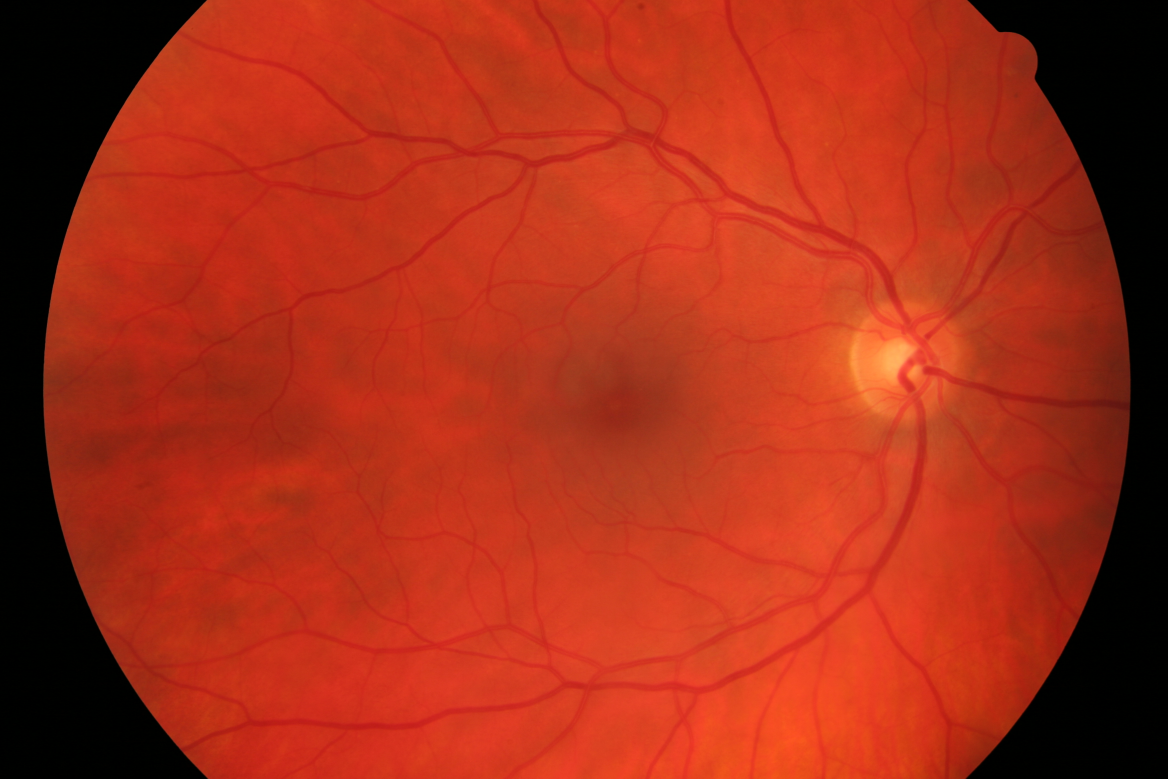
#> input picture 01_g.jpg, 3504 x 2336 px (shown at 1/3 size)
$ jupyter execute VCDR.ipynb
#> lines starting #> are read from the running program, lines starting #| are printed output that depends on the picture; after the words box and inside, x2 and y2 are one past the last pixel; in counts of white or black regions, pixels touching at a corner belong together
[cell 1]
import cv2
import numpy as np
from matplotlib import pyplot as plt

[cell 2]
class GlaucomaIdentifier:
    def __init__(self, img, discDiameter=1, cupDiameter=0):
        self.image = img
        self.discDiameter = discDiameter
        self.cupDiameter = cupDiameter

    def getYComponent(self,pixel):
        #Converts RGB pixel to YCrcb and gets the Y component
        #@param pixel
        #@return Y component of the pixel
        blue, green, red = pixel
        #print("pixel"+str(pixel))
        yComponent = ( (red*0.299) + (green*0.587) + (blue*0.144) )
        #print(yComponent)
        return yComponent

    def getVCDR(self):
        #Calculates Vertical Cup to Disc ratio (VCDR)
        #@return VCDR
        vcdr = float(self.cupDiameter) / float(self.discDiameter)
        vcdr = np.around(vcdr * 100.00)/100.00
        return vcdr

    def getCupImage(self):
        #Segments cup region, changing all its pixels to black and calculates cup diameter
        #@return Image with cup region segmented
        cupImage = GlaucomaIdentifier(np.copy(self.image))
        minCup = 99999
        maxCup = -1
        height, width, _ = cupImage.image.shape

        for j in range(height):
            for i in range(width):
                if(cupImage.getYComponent(cupImage.image[j][i]) > 200):
                    #print("yeah")
                    cupImage.image[j][i] = (0,0,0)
                    if(j < minCup):
                        minCup = j
                    if(j > maxCup):
                        maxCup = j
                    #print(cupImage.image[j][i])
        #cv2.imshow("cupImage",cupImage.image)
        print("Max cup = " + str(maxCup) +", Min Cup = "+ str(minCup))
        self.cupDiameter = maxCup - minCup
        return cupImage.image

    def getDiscImage(self):
        #Segments disc region, changing all its pixels to white and the others to black, and calculates cup diameter
        #@return Image with disc region segmented
        discImage = GlaucomaIdentifier(np.copy(self.image))
        minDisc = 99999
        maxDisc = -1
        height, width, _ = discImage.image.shape

        for j in range(height):
            for i in range(width):
                if(discImage.image[j][i][2] >= 230):
                    #print("yeah")
                    discImage.image[j][i] = (255,255,255)
                    if(j < minDisc):
                        minDisc = j
                    if(j > maxDisc):
                        maxDisc = j
                    #print(cupImage.image[j][i])
                else:
                    discImage.image[j][i] = (0,0,0)
        #cv2.imshow("cupImage",cupImage.image)
        print("Max Disc = " + str(maxDisc) +", Min Disc = "+ str(minDisc))
        self.cupDiameter = maxDisc - minDisc
        return discImage.image

    def getCupToDiscImage(self):
        cupDiscImage = np.copy(self.getDiscImage())
        cupImage = np.copy(self.getCupImage())
        height, width,_ = cupDiscImage.shape

        for j in range(height):
            for i in range(width):
                if(np.any(cupDiscImage[j][i] ==  255)):
                    if(np.any(cupImage[j][i] ==  0)):
                        cupDiscImage[j][i] = (0,0,0)

        return cupDiscImage

[cell 3]
sample = cv2.imread("01_g.jpg")
#> sample is the input picture: shape (2336, 3504, 3); mean B, G, R 23.9, 46, 165.1
resized_img = cv2.resize(sample,(480,360))
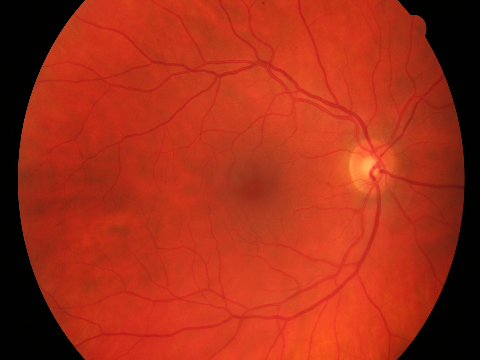
#> resized_img: shape (360, 480, 3); mean B, G, R 23.8, 46, 165
im = GlaucomaIdentifier(np.copy(resized_img))
#print(im.getYComponent(1,1,1))
#print(im.getVCDR())

print(sample.shape)
#| (2336, 3504, 3)
print(im.image.shape)
#| (360, 480, 3)

cupImage = im.getCupToDiscImage()
#> after the loop in getDiscImage, `for j in range(height):`:
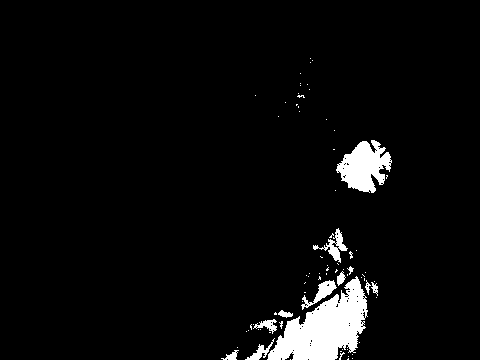
#> discImage.image: shape (360, 480, 3); 4.5% white; 78 white regions (66 under 20 px), largest, box (x1, y1, x2, y2) and area: (267, 276, 368, 360) 4388, (336, 140, 392, 193) 1791, (313, 228, 348, 263) 349
#| Max Disc = 359, Min Disc = 58
#| Max cup = -1, Min Cup = 99999
print("Cup Diameter = "+str(im.cupDiameter))
#| Cup Diameter = -100000
pixel = sample[0][0]
print("sampleAntes"+str(resized_img[0][0]))
#| sampleAntes[0 1 1]
print("pixelAntes"+str(pixel))
#| pixelAntes[0 2 0]
print(pixel)
#| [0 2 0]
pixel = (0,0,0)
resized_img[0][0] = (0,0,0)
#> resized_img: shape (360, 480, 3); under 0.01% of pixels changed, all inside (x1, y1, x2, y2) = (0, 0, 1, 1)
print(pixel)
print("sampleDepois"+str(resized_img[0][0]))
#| sampleDepois[0 0 0]
if( np.any(resized_img[0][0] == 0) ):
    print("daora")
print("pixelDepois"+str(pixel))
cv2.imshow("original",resized_img)
cv2.imshow("cupImage",cupImage)
#print(cupImage == sample)
# waits for user to press any key
# (this is necessary to avoid Python kernel form crashing)
cv2.waitKey(0)
# closing all open windows
cv2.destroyAllWindows()
